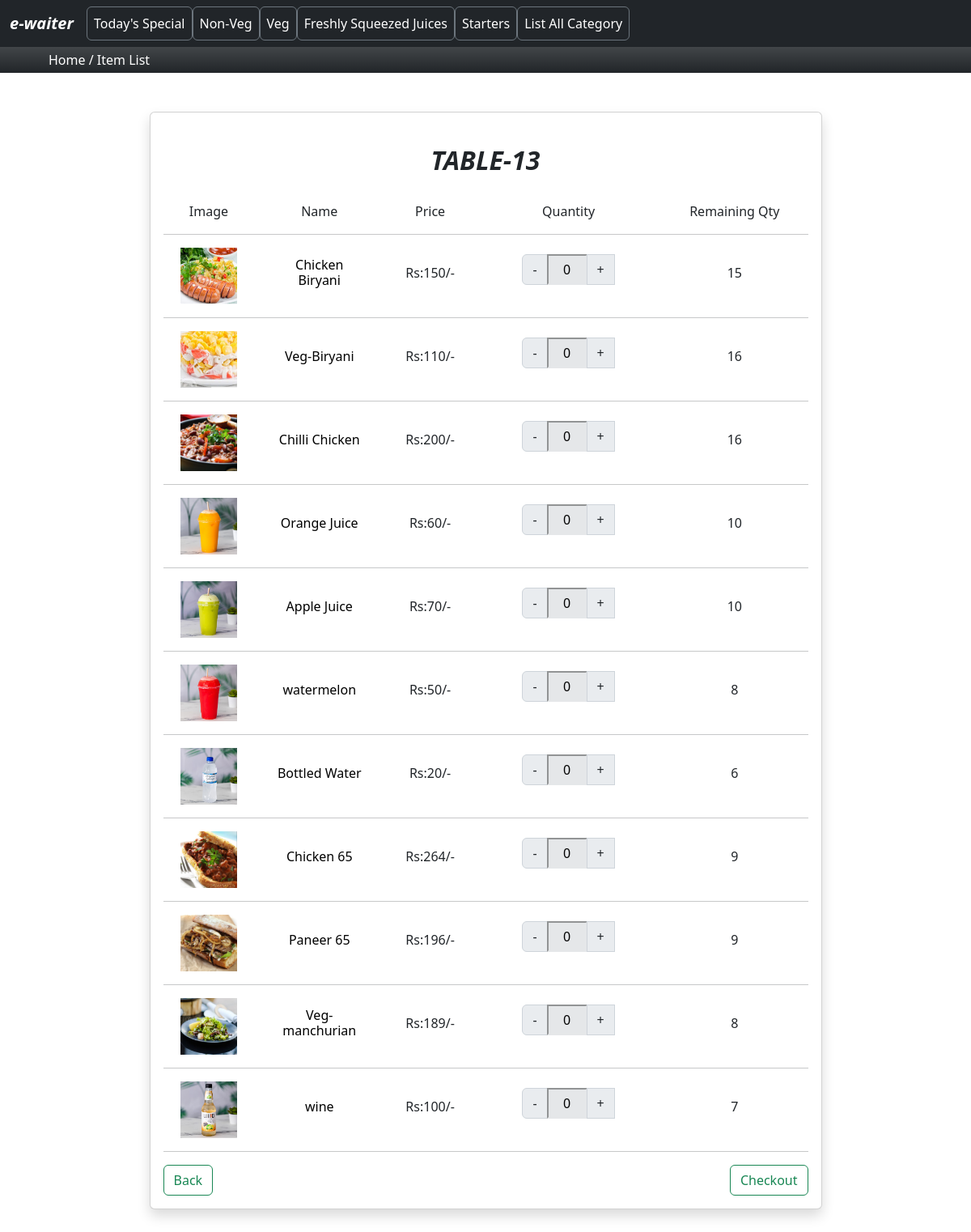
The page /tableSelect/3 on the database its author committed.
### order/models.py (models this page shows, shortened)
class Categories(models.Model):
    category_name = models.CharField(max_length=150,null=False,blank=False)
    status=models.BooleanField(default=False,help_text="0-active category, 1-non active")

class Tables(models.Model):
    table_name=models.CharField(max_length=100)
    status=models.BooleanField(default=False,help_text="0-free table, 1-occupied")
    all_item_delivered=models.BooleanField(default=False,help_text=" 1-complete")
    paid=models.BooleanField(default=False,help_text="0-not paid, 1-paid")
    def __str__(self):
        return str(self.table_name)

class Items(models.Model):
    item_name=models.CharField(max_length=150)
    category=models.ManyToManyField(Categories)
    initial_stock=models.IntegerField()
    item_remain=models.IntegerField()
    item_price=models.FloatField()
    item_description = models.CharField(max_length=250,null=True)
    image=models.ImageField(upload_to=get_file_path,null=True,blank=True)
    status=models.BooleanField(default=False,help_text="0-in stock, 1-out of stock")
    ordered=models.BooleanField(default=False,help_text="0-not selected, 1-selected")
    selected_itm=models.IntegerField(default=0)

### order/views.py (the view)
# urls.py: path('tableSelect/<table>',views.tableselect,name='tableselect'),
def tableselect(request,table):
    category=Categories.objects.filter(status=0)
    item = Items.objects.all()
    order = Orders.objects.filter(table=table)
    tb = Tables.objects.get(id=table)
    if(order):
        for o in order:
            for i in item:
                if(o.item.id==i.id):
                    i.selected_itm=o.quantity
                    i.save()
    else:
        for i in item:
            i.selected_itm = 0
            i.save()
    context = {
        'tb':tb,
        'table':table,
        'category':category,
        'item':item,
        'order':order
    }
    return render(request,'list_items.html',context)

### templates/list_items.html (shortened to what this page needs)
{% extends 'main.html' %}
{% block content %}
    {% include 'inc/navbar.html' %}
    <div class="bg-dark bg-gradient text-white  py-1 px-5  d-grid " >
        <div class="container">
            <a class="text-white"  href="/">Home /</a>
            <a class="text-white"  href="{% url 'tableselect' table %}">Item List </a>
        </div>
    </div>
    <div class="py-5">
        <div class="container ">
            <div class="row">
                <div class="col-md-9 mx-auto ">
                    {% if item %}
                        {% include 'inc/display_item.html' %}
                    {% else %}
                        <h4>Cart is empty</h4>
                    {% endif %}
                </div>
            </div>
        </div>
    </div>
{% endblock content %}

### templates/inc/navbar.html (shortened to what this page needs)
<nav class="navbar navbar-expand-lg navbar-light bg-dark ">
    <div class="container-fluid">
      <a class="navbar-brand text-white fst-italic fw-bold" href="/">e-waiter</a>
      <div class="collapse navbar-collapse" id="navbarNavDropdown">
        <ul class="navbar-nav">
          {% for c in category %}
          <span>
            <li class="nav-item text-center ">
                <a class="nav-link border border-secondary rounded text-white" href="{% url 'categoryselected' c.id table %}">{{c.category_name}}</a>
            </li>
          </span>
          {%endfor%}
          <span>
            <li class="nav-item text-center ">
              <a class="nav-link border border-secondary rounded text-white" href="{% url 'tableselect' table %}">List All Category</a>
            </li>
          </span>
        </ul>
      </div>
    </div>
</nav>

### templates/inc/display_item.html (shortened to what this page needs)
<div class="card shadow ">
    <div class="card-body cartdiv ">
        <div class="container col-md-11">
        <div class="  text-center p-4  " >
            <h2 class="fst-italic fw-bold text-uppercase">    {{tb}}</h2>
        </div>
        </div>
        {% if item %}
            <div class="row text-center">
                <div class="col-md-2 my-auto text-center">
                    <label >Image</label>
                </div>
                <div class="col-md-2 my-auto text-center">
                    <label >Name</label>
                </div>
                <div class="col-md-2 my-auto text-center">
                    <label >Price</label>
                </div>
                <div class="col-md-3 my-auto text-center">
                    <label >Quantity </label>
                    <br>
                </div>
                <div class="col-md-3 my-auto text-center">
                    <label >Remaining Qty</label>
                </div>
            </div>
            <hr>
            {% for i in item %}
                <div class="row text-center  ">
                    <div class="col-md-2 my-auto text-center">
                        <img src="{{i.image.url}}" height="70px" width="70px" alt="pimage">
                    </div>
                    <div class="col-md-2 my-auto ">
                        <a href="#" >
                            <h6>{{i.item_name}}</h6>
                        </a>
                    </div>
                    <div class="col-md-2 my-auto ">
                        <h6>Rs:{{i.item_price |stringformat:'d'}}/-</h6>
                    </div>
                    <div class="col-md-3 text-center  ">
                        <div class="text-center product_data">
                            <div class="input-group text-center py-2 justify-content-center "  >
                                <button class="input-group-text changeQuantity decrement-btn">-</button>
                                <input type="text " name="quantity" style="width: 50px; background:#E5E7E9 ;border-color : #E5E7E9; " class="qty_input  text-center " value='{{ i.selected_itm }}'>
                                <button class="input-group-text changeQuantity rounded-right increment-btn" >+</button>
                            </div>
                        </div>
                    </div>
                    <div class="col-md-3 my-auto ">
                        <h6>{{i.item_remain}}</h6>
                    </div>
                </div>
                <hr>
            {% endfor %}
            <a href="{% url 'index'%}"class="float-start mr-4 btn btn-outline-success ">Back</a>
            <a href= "{% url 'checkoutitem' table %}"class="float-lg-end mr-4 btn btn-outline-success">Checkout</a>
        {% else %}
            <h4>Cart is empty</h4>
        {% endif %}
    </div>
</div>

### static/css/custom.css (style rules this page uses)
a { text-decoration: none; color: black; }

### rows shown on the page
Categories: category_name "Today's Special"
Categories: category_name "Non-Veg"
Categories: category_name "Veg"
Categories: category_name "Freshly Squeezed Juices"
Categories: category_name "Starters"
Tables: table_name "TABLE-13"
Items: image (picture), item_name "Chicken Biryani", item_price "150", quantity "0", item_remain "15"
Items: image (picture), item_name "Veg-Biryani", item_price "110", quantity "0", item_remain "16"
Items: image (picture), item_name "Chilli Chicken", item_price "200", quantity "0", item_remain "16"
Items: image (picture), item_name "Orange Juice", item_price "60", quantity "0", item_remain "10"
Items: image (picture), item_name "Apple Juice", item_price "70", quantity "0", item_remain "10"
Items: image (picture), item_name "watermelon", item_price "50", quantity "0", item_remain "8"
Items: image (picture), item_name "Bottled Water", item_price "20", quantity "0", item_remain "6"
Items: image (picture), item_name "Chicken 65", item_price "264", quantity "0", item_remain "9"
Items: image (picture), item_name "Paneer 65", item_price "196", quantity "0", item_remain "9"
Items: image (picture), item_name "Veg- manchurian", item_price "189", quantity "0", item_remain "8"
Items: image (picture), item_name "wine", item_price "100", quantity "0", item_remain "7"
